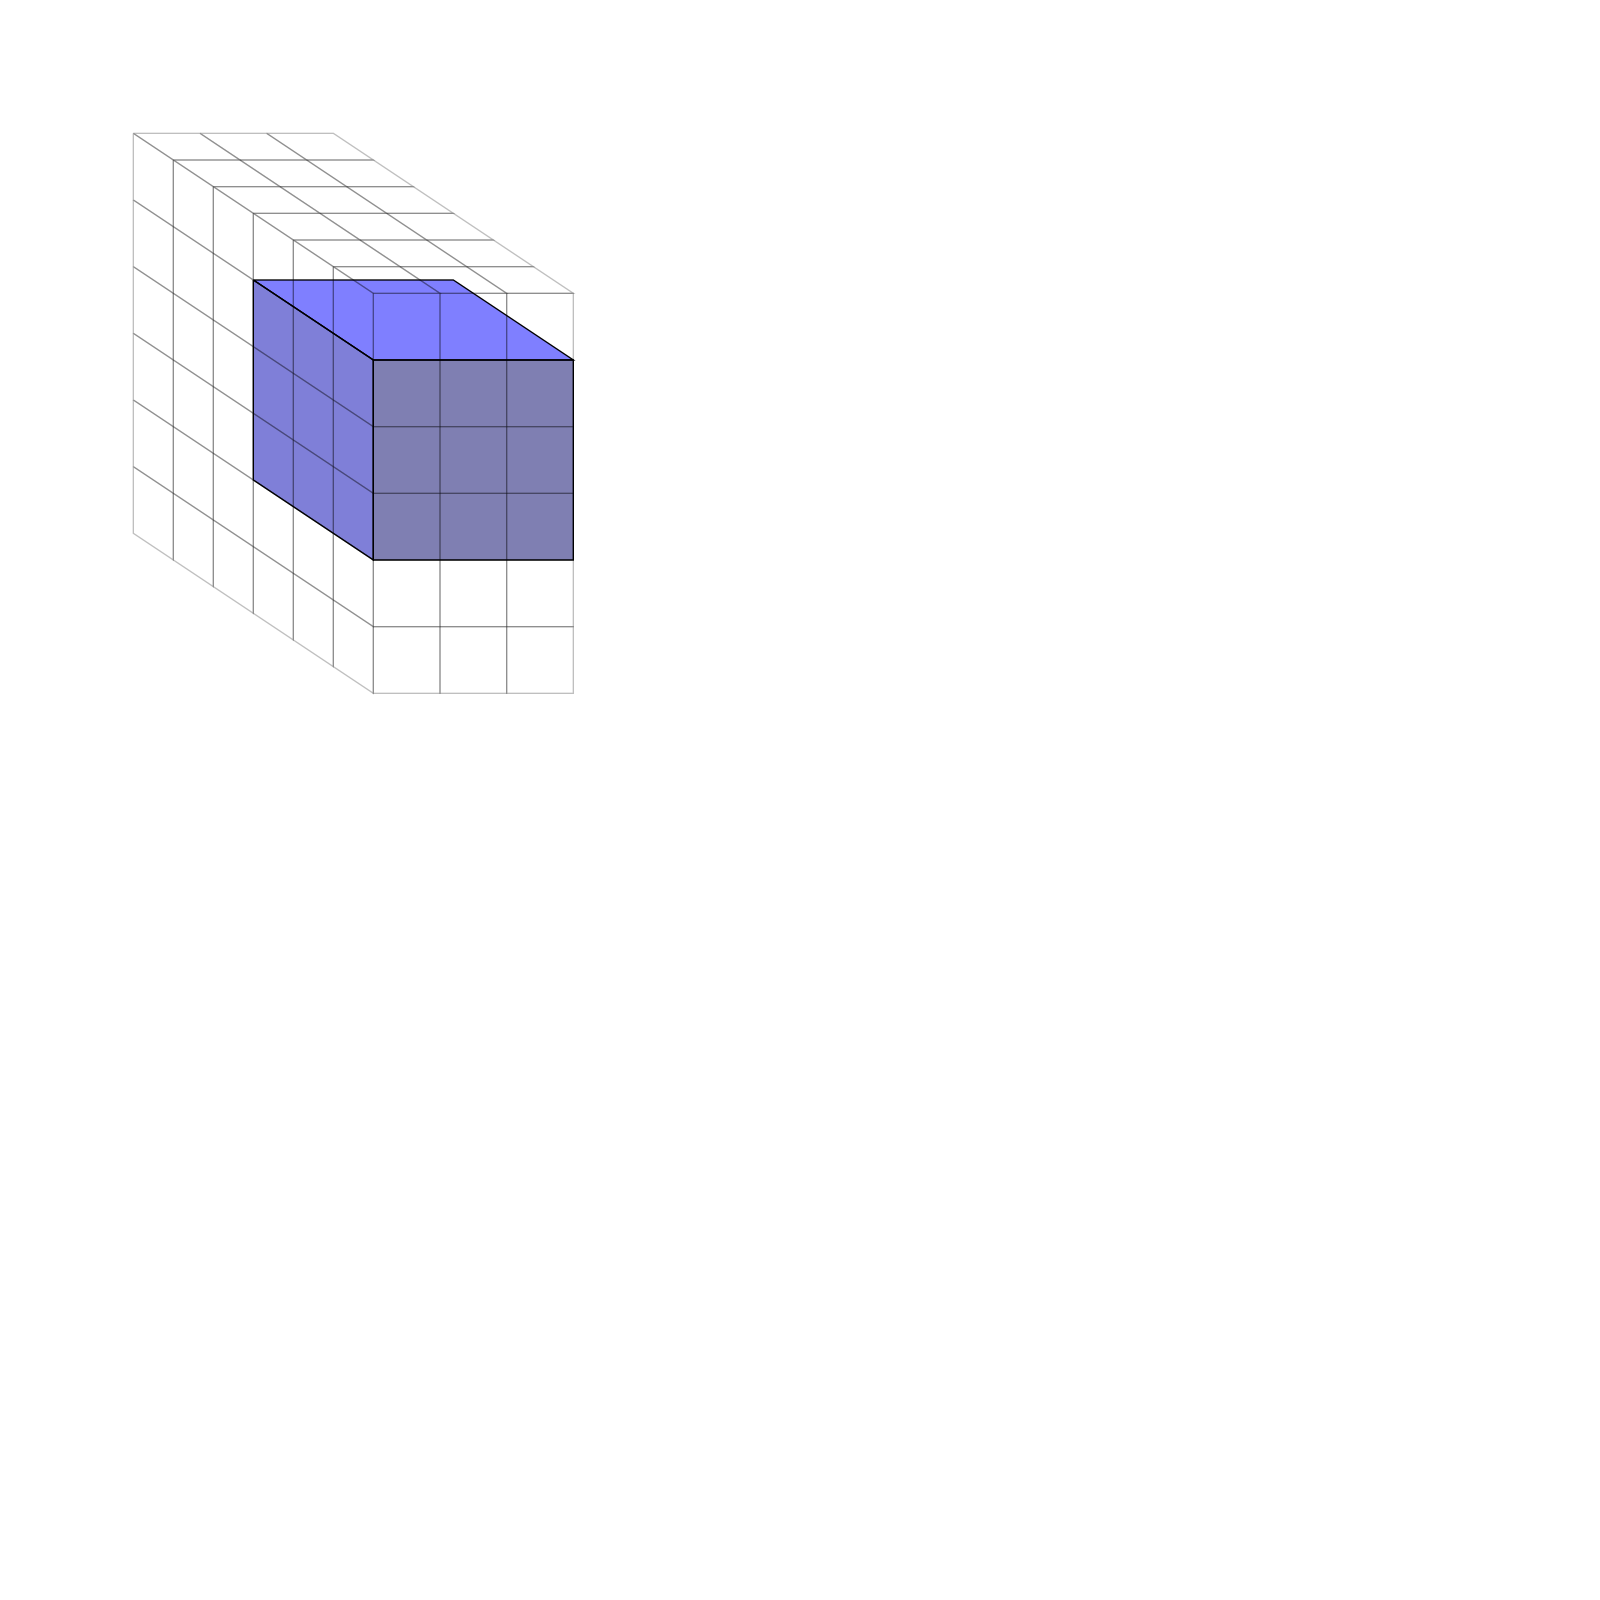

Source code (Python):
# importing pycairo
import cairo
import numpy as np
from dataclasses import dataclass
from typing import Tuple, Dict

from enum import Enum

class Side(Enum):
    TOP = 0
    LEFT = 1
    FRONT = 2

@dataclass
class CubeDrawOptions:
    fill : bool
    line_op : float
    fill_col_top : Tuple[float,float,float,float] = (0,0,1,1)
    fill_col_left : Tuple[float,float,float,float] = (0,0,1,1)
    fill_col_front : Tuple[float,float,float,float] = (0,0,1,1)

def draw_cube_op(context, side: Side, options : CubeDrawOptions):
    if side == Side.TOP:
        fill_col = options.fill_col_top
    elif side == Side.LEFT:
        fill_col = options.fill_col_left
    elif side == Side.FRONT:
        fill_col = options.fill_col_front
    else:
        fill_col = (0,0,1,1)

    if options.fill:
        context.set_source_rgba(fill_col[0],fill_col[1],fill_col[2],fill_col[3])
        context.fill_preserve()
        context.set_line_width(1.0)
        context.set_source_rgba(0,0,0,options.line_op)
        context.stroke()
    else:
        context.set_line_width(1.0)
        context.set_source_rgba(0,0,0,options.line_op)
        context.stroke()

def draw_cube_top(context, x_translate, y_translate, x_top_left, y_top_left, z_width, options):
    context.move_to(x_top_left, y_top_left)
    context.line_to(x_top_left + z_width, y_top_left)
    context.line_to(x_top_left + z_width + x_translate, y_top_left + y_translate)
    context.line_to(x_top_left + x_translate, y_top_left + y_translate)
    context.line_to(x_top_left, y_top_left)
    draw_cube_op(context, Side.TOP, options)

def draw_cube_left(context, x_translate, y_translate, x_top_left, y_top_left, y_width, options):
    context.move_to(x_top_left, y_top_left)
    context.line_to(x_top_left + x_translate, y_top_left + y_translate)
    context.line_to(x_top_left + x_translate, y_top_left + y_translate + y_width)
    context.line_to(x_top_left, y_top_left + y_width)
    context.line_to(x_top_left, y_top_left)
    draw_cube_op(context, Side.LEFT, options)

def draw_cube_front(context, x_top_left, y_top_left, box_dim, options):
    context.move_to(x_top_left, y_top_left)
    context.line_to(x_top_left + box_dim, y_top_left)
    context.line_to(x_top_left + box_dim, y_top_left + box_dim)
    context.line_to(x_top_left, y_top_left + box_dim)
    context.line_to(x_top_left, y_top_left)
    draw_cube_op(context, Side.FRONT, options)

def draw_cube_top_grid(context, x_translate, y_translate, box_dim, nx, nz, x_top_left_start, y_top_left_start, options):
    for iz in range(0,nz):
        x_offset = iz*x_translate
        y_top_left = y_top_left_start + iz*y_translate

        for ix in range(0,nx):
            x_top_left = x_offset + x_top_left_start + ix*box_dim

            draw_cube_top(context, 
                x_translate=x_translate, 
                y_translate=y_translate, 
                x_top_left=x_top_left, 
                y_top_left=y_top_left, 
                z_width=box_dim,
                options=options
                )

def draw_cube_left_grid(context, x_translate, y_translate, box_dim, ny, nz, x_top_left_start, y_top_left_start, options):
    for iz in range(0,nz):
        y_offset = iz*y_translate
        x_top_left = x_top_left_start + iz*x_translate

        for iy in range(0,ny):
            y_top_left = y_top_left_start + y_offset + iy*box_dim

            draw_cube_left(context, 
                x_translate=x_translate, 
                y_translate=y_translate, 
                x_top_left=x_top_left, 
                y_top_left=y_top_left, 
                y_width=box_dim,
                options=options
                )

def draw_cube_front_grid(context, box_dim, nx, ny, x_top_left_start, y_top_left_start, options):
    for ix in range(0,nx):
        x_top_left = x_top_left_start + ix*box_dim

        for iy in range(0,ny):
            y_top_left = y_top_left_start + iy*box_dim

            draw_cube_front(context,  
                x_top_left=x_top_left, 
                y_top_left=y_top_left, 
                box_dim=box_dim,
                options=options
                )

def draw_cube(context, x_translate, y_translate, box_dim, nx, ny, nz, x_top_left_start, y_top_left_start, options):

    draw_cube_top_grid(context, 
        x_translate=x_translate, 
        y_translate=y_translate, 
        box_dim=box_dim, 
        nx=nx, 
        nz=nz, 
        x_top_left_start=x_top_left_start, 
        y_top_left_start=y_top_left_start,
        options=options
        )

    draw_cube_left_grid(context,
        x_translate=x_translate,
        y_translate=y_translate, 
        box_dim=box_dim, 
        ny=ny, 
        nz=nz, 
        x_top_left_start=x_top_left_start, 
        y_top_left_start=y_top_left_start,
        options=options
        )

    draw_cube_front_grid(context, 
        box_dim=box_dim, 
        nx=nx, 
        ny=ny, 
        x_top_left_start=x_top_left_start+nz*x_translate, 
        y_top_left_start=y_top_left_start+nz*y_translate,
        options=options
        )

@dataclass
class Selection:
    y_idx: int
    z_idx: int
    sel_size: int

def draw_cube_and_selection_interior(context, x_translate, y_translate, box_dim, nx, ny, nz, x_top_left_start, y_top_left_start, sel: Selection):

    draw_cube(context, 
        x_translate=sel.sel_size*x_translate, 
        y_translate=sel.sel_size*y_translate, 
        box_dim=sel.sel_size*box_dim, 
        nx=1, 
        ny=1,
        nz=1, 
        x_top_left_start=x_top_left_start + sel.z_idx*x_translate, 
        y_top_left_start=y_top_left_start + sel.z_idx*y_translate + sel.y_idx*box_dim,
        options=CubeDrawOptions(
            fill=True, 
            line_op=1.0, 
            fill_col_top=(0,0,1,0.5),
            fill_col_left=(0,0,0.7,0.5),
            fill_col_front=(0,0,0.4,0.5)
            )
        )

    draw_cube(context, 
        x_translate=x_translate, 
        y_translate=y_translate, 
        box_dim=box_dim, 
        nx=nx, 
        ny=ny,
        nz=nz, 
        x_top_left_start=x_top_left_start, 
        y_top_left_start=y_top_left_start,
        options=CubeDrawOptions(fill=False, line_op=0.25)
        )

# creating a SVG surface
# here geek is file name & 700, 700 is dimension
with cairo.SVGSurface("svg.svg", 1200, 1200) as surface:
  
    # creating a cairo context object
    context = cairo.Context(surface)
    
    # draw_grid(context, 10, 10, 100, 100, 5, 5)
    
    '''
    draw_cube_top(context, 
        x_translate=50, 
        y_translate=50, 
        x_top_left=50, 
        y_top_left=50, 
        width=100
        )
    '''

    x_translate = 30
    y_translate = 20
    box_dim = 50
    nx = 3
    ny = 6
    nz = 6
    x_top_left_start = 100
    y_top_left_start = 100

    draw_cube_and_selection_interior(context,
        x_translate=x_translate, 
        y_translate=y_translate, 
        box_dim=box_dim, 
        nx=nx, 
        ny=ny, 
        nz=nz, 
        x_top_left_start=x_top_left_start, 
        y_top_left_start=y_top_left_start, 
        sel=Selection(
            y_idx=1,
            z_idx=3,
            sel_size=3
        ))

    '''
    draw_cube_left(context, 
        x_translate=30, 
        y_translate=20, 
        x_top_left=400, 
        y_top_left=400, 
        height=50
        )
    '''

    '''

    # creating a rectangle(square) for left eye
    context.rectangle(100, 100, 100, 100)
  
    # creating a rectangle(square) for right eye
    context.rectangle(500, 100, 100, 100)
  
    # creating position for the curves
    x, y, x1, y1 = 0.1, 0.5, 0.4, 0.9
    x2, y2, x3, y3 = 0.4, 0.1, 0.9, 0.6
  
    # setting scale of the context
    context.scale(700, 700)
  
    # setting line width of the context
    context.set_line_width(0.04)
  
    # move the context to x,y position
    context.move_to(x, y)
  
    # draw the curve for smile
    context.curve_to(x1, y1, x2, y2, x3, y3)
  
    # setting color of the context
    context.set_source_rgba(0.4, 1, 0.4, 1)
  
    # stroke out the color and width property
    context.stroke()
  
    '''

# printing message when file is saved
print("File Saved")
